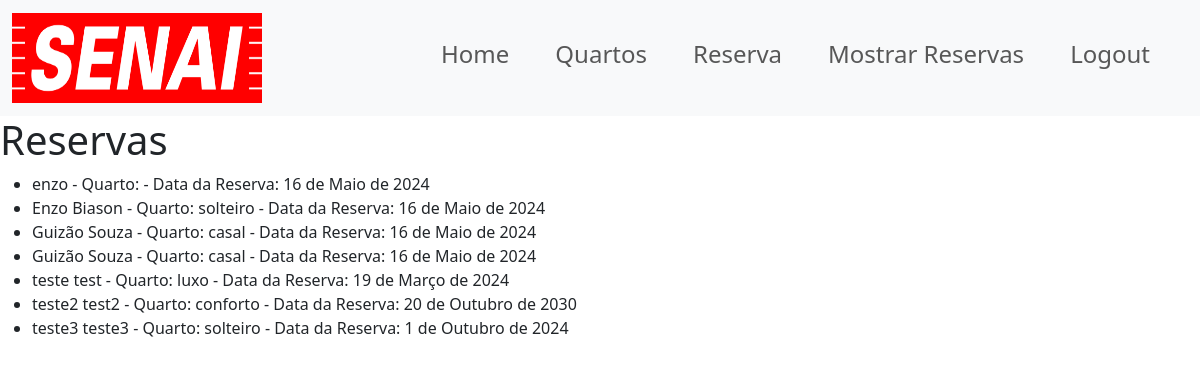
The page /mostrar_reservas (signed in) on the database its author committed.
### hotel/models.py (models this page shows, shortened)
class usuario(models.Model):
    nome = models.CharField(max_length=20, default='')
    sobrenome = models.CharField(max_length=20, default='')
    email = models.CharField(max_length=50, default='')
    idade = models.IntegerField(default=18)
    endereco = models.CharField(max_length=100, default='')
    quarto_escolha = models.CharField(max_length=50, default='')
    data_reserva = models.DateField(default=date.today)

### hotel/views.py (the view)
# urls.py: path('mostrar_reservas', views.mostrar_reservas, name="mostrar_reservas"),
def mostrar_reservas(request):
    reservas = usuario.objects.all()  # Supondo que 'Usuario' seja o nome do seu modelo de reserva
    return render(request, 'mostrar_reservas.html', {'reservas': reservas})

### hotel/templates/mostrar_reservas.html (shortened to what this page needs)
{% extends 'index.html' %}
{% block body %}
    <h1>Reservas</h1>
    <ul>
        {% for reserva in reservas %}
            <li>{{ reserva.nome }} {{reserva.sobrenome}} - Quarto: {{ reserva.quarto_escolha }} - Data da Reserva: {{ reserva.data_reserva }}</li>
        {% endfor %}
    </ul>
{% endblock %}

### rows shown on the page
usuario: nome "enzo", data_reserva "16 de Maio de 2024"
usuario: nome "Enzo", sobrenome "Biason", quarto_escolha "solteiro", data_reserva "16 de Maio de 2024"
usuario: nome "Guizão", sobrenome "Souza", quarto_escolha "casal", data_reserva "16 de Maio de 2024"
usuario: nome "Guizão", sobrenome "Souza", quarto_escolha "casal", data_reserva "16 de Maio de 2024"
usuario: nome "teste", sobrenome "test", quarto_escolha "luxo", data_reserva "19 de Março de 2024"
usuario: nome "teste2", sobrenome "test2", quarto_escolha "conforto", data_reserva "20 de Outubro de 2030"
usuario: nome "teste3", sobrenome "teste3", quarto_escolha "solteiro", data_reserva "1 de Outubro de 2024"
